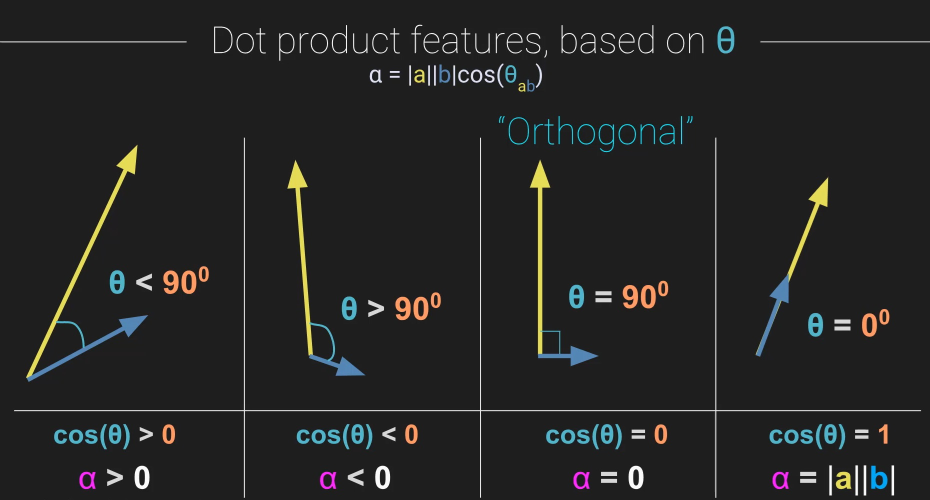
#> input picture img/2026-05-20-01.jpg, 1859 x 999 px (shown at 1/2 size)
$ jupyter execute 005_vector_angle.ipynb
#> lines starting #> are read from the running program, lines starting #| are printed output that depends on the picture
[cell 1]
import numpy as np
from PIL import Image
import matplotlib.pyplot as plt

[cell 2]
img = Image.open('../img/2026-05-20-01.jpg')
#> img is the input picture: PIL image 1859x999 RGB; mean R, G, B 36.9, 37.4, 36.8
aspect = 0.4
img.resize((int(img.size[0] * aspect), int(img.size[1] * aspect)))
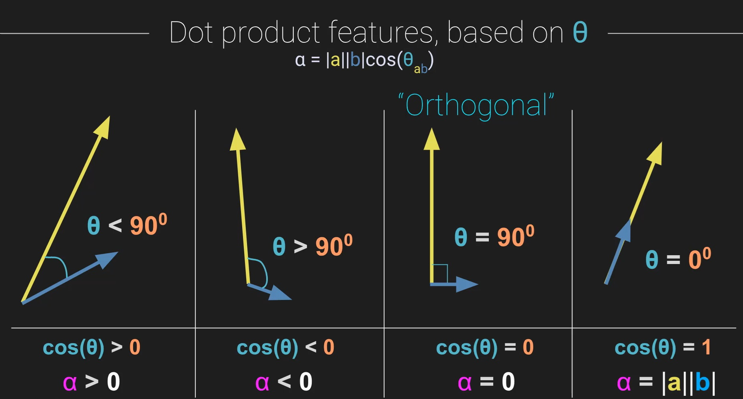
#> Out: PIL image 743x399 RGB; mean R, G, B 36.9, 37.4, 36.8

[cell 3]
img = Image.open('../img/2026-05-20-05.jpg')
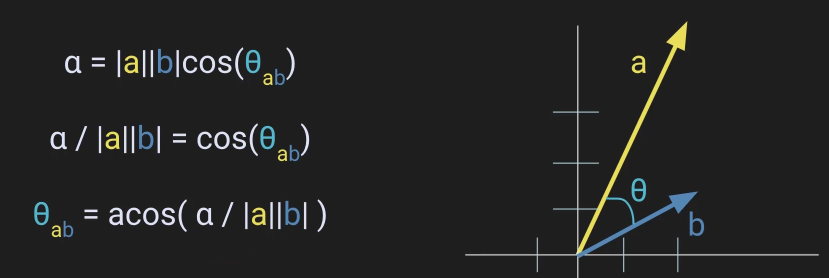
#> input picture img/2026-05-20-05.jpg, 1657 x 555 px (shown at 1/2 size)
#> img is the input picture: PIL image 1657x555 RGB; mean R, G, B 35.7, 36.3, 35.9
aspect = 0.4
img.resize((int(img.size[0] * aspect), int(img.size[1] * aspect)))
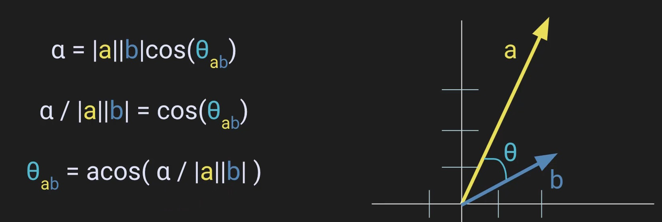
#> Out: PIL image 662x222 RGB; mean R, G, B 35.7, 36.3, 35.9

[cell 4]
# 2D
# tetha = 90
v1 = np.array([0, 1])
v2 = np.array([1, 0])
v3 = np.array([1, 0.5])
v4 = np.array([1, -1])
v5 = np.array([0, 0.5])

angle_radian_90 = np.arccos(np.dot(v1, v2) / (np.linalg.norm(v1) * np.linalg.norm(v2)))
angle_degree_90 = np.rad2deg(angle_radian_90)

angle_radian_less_than_90 = np.arccos(np.dot(v1, v3) / (np.linalg.norm(v1) * np.linalg.norm(v3)))
angle_degree_less_than_90 = np.rad2deg(angle_radian_less_than_90)

angle_radian_greater_than_90 = np.arccos(np.dot(v1, v4) / (np.linalg.norm(v1) * np.linalg.norm(v4)))
angle_degree_greater_than_90 = np.rad2deg(angle_radian_greater_than_90)

angle_radian_0 = np.arccos(np.dot(v1, v5) / (np.linalg.norm(v1) * np.linalg.norm(v5)))
angle_degree_0 = np.rad2deg(angle_radian_0)

#plot
fig = plt.figure()
ax1 = fig.add_subplot(221)
ax2 = fig.add_subplot(222)
ax3 = fig.add_subplot(223)
ax4 = fig.add_subplot(224)

axlim = max([abs(max(v1)), abs(max(v2))])
axtick = round(axlim + 2)
# plt.xticks(np.arange(-axtick, axtick))
# plt.yticks(np.arange(-axtick, axtick))

# theta = 90
ax1.plot([0, v1[0]], [0, v1[1]], 'b', label='v1')
ax1.plot([0, v2[0]], [0, v2[1]], 'r', label='v2')
ax1.set_xticks(np.arange(-axtick, axtick))
ax1.set_yticks(np.arange(-axtick, axtick))
ax1.axis((-axlim, axlim, -axlim, axlim))
ax1.set_title(f'theta={angle_degree_90:0.0f}')

# theta <= 90
ax2.plot([0, v1[0]], [0, v1[1]], 'b', label='v1')
ax2.plot([0, v3[0]], [0, v3[1]], 'r', label='v3')
ax2.set_xticks(np.arange(-axtick, axtick))
ax2.set_yticks(np.arange(-axtick, axtick))
ax2.axis((-axlim, axlim, -axlim, axlim))
ax2.set_title(f'theta={angle_degree_less_than_90:0.0f}')

# theta >= 90
ax3.plot([0, v1[0]], [0, v1[1]], 'b', label='v1')
ax3.plot([0, v4[0]], [0, v4[1]], 'r', label='v4')
ax3.set_xticks(np.arange(-axtick, axtick))
ax3.set_yticks(np.arange(-axtick, axtick))
ax3.axis((-axlim, axlim, -axlim, axlim))
ax3.set_title(f'theta={angle_degree_greater_than_90:0.0f}')


# theta = 0
ax4.plot([0, v1[0]], [0, v1[1]], 'b', label='v1')
ax4.plot([0, v5[0]], [0, v5[1]], 'r', label='v5')
ax4.set_xticks(np.arange(-axtick, axtick))
ax4.set_yticks(np.arange(-axtick, axtick))
ax4.axis((-axlim, axlim, -axlim, axlim))
ax4.set_title(f'theta={angle_degree_0:0.0f}')


plt.show()
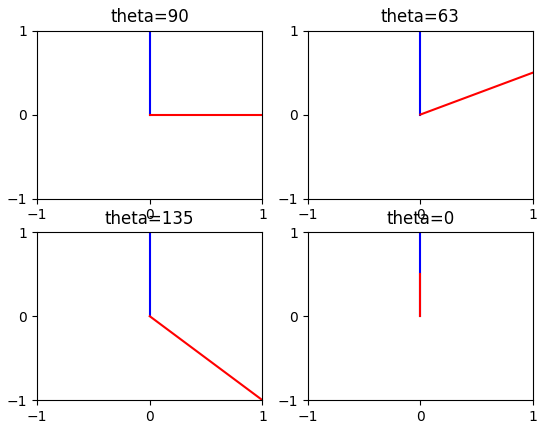
#> figure drawn by matplotlib, 4 panels

[cell 5]
img = Image.open('../img/2026-05-20-03.jpg')
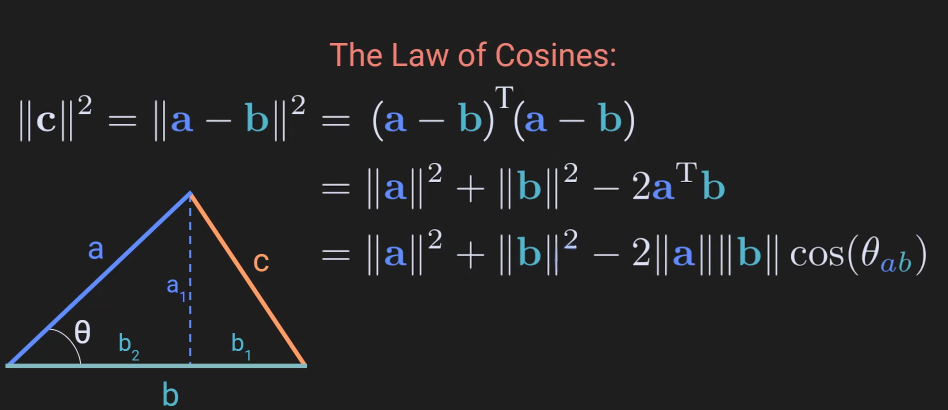
#> input picture img/2026-05-20-03.jpg, 1896 x 819 px (shown at 1/2 size)
#> img is the input picture: PIL image 1896x819 RGB; mean R, G, B 35.3, 35.6, 36.7
aspect = 0.4
img.resize((int(img.size[0] * aspect), int(img.size[1] * aspect)))
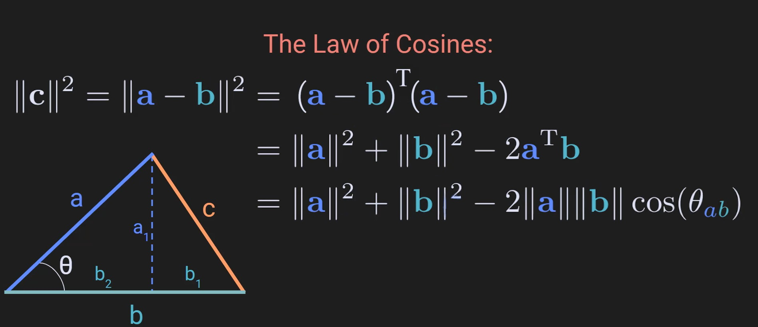
#> Out: PIL image 758x327 RGB; mean R, G, B 35.3, 35.6, 36.7

[cell 6]
img = Image.open('../img/2026-05-20-04.jpg')
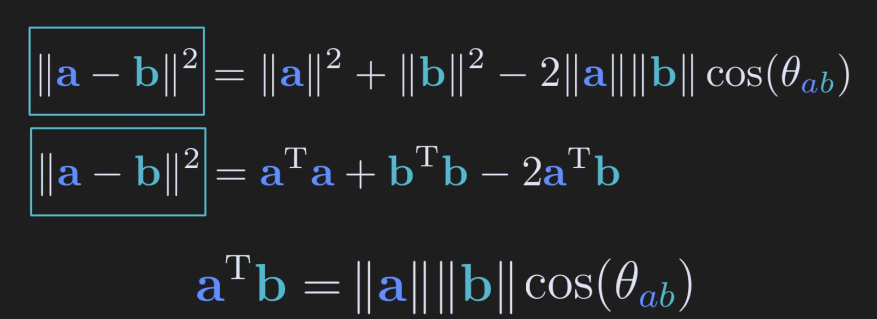
#> input picture img/2026-05-20-04.jpg, 1754 x 637 px (shown at 1/2 size)
#> img is the input picture: PIL image 1754x637 RGB; mean R, G, B 35.8, 37.9, 39.7
aspect = 0.4
img.resize((int(img.size[0] * aspect), int(img.size[1] * aspect)))
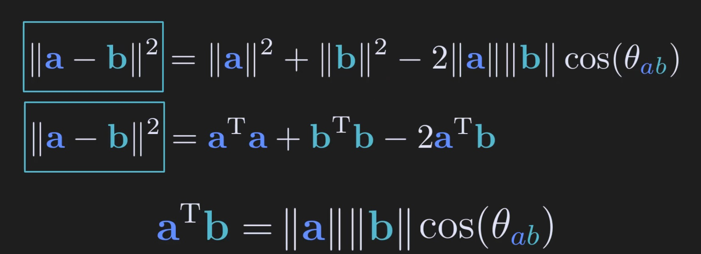
#> Out: PIL image 701x254 RGB; mean R, G, B 35.8, 38, 39.7
